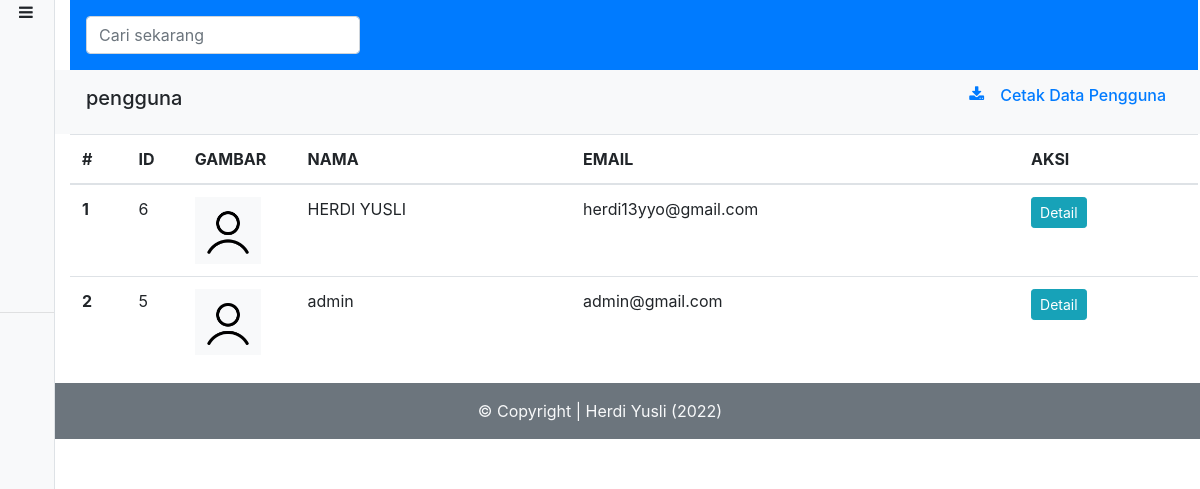
Screenshot of /admin/pengguna.php (signed in) with the database file from the repository.
### tables this page shows
CREATE TABLE `users` (
  `id_user` int(11) NOT NULL,
  `nama` varchar(191) NOT NULL,
  `email` varchar(50) NOT NULL,
  `sandi` varchar(191) NOT NULL,
  `image` varchar(191) NOT NULL,
  `role` varchar(15) NOT NULL,
  `createat` datetime NOT NULL DEFAULT current_timestamp() ON UPDATE current_timestamp(),
  `updateat` datetime DEFAULT NULL
);

### function/admin.php (called while the page is built, shortened)
<?php
require 'koneksi.php';
function pengguna()
{
    global $konek;
    $penggunas = [];
    $pengguna = mysqli_query($konek, "SELECT * FROM users ORDER BY id_user DESC");
    while ($p = $pengguna->fetch_object()) {
        $penggunas[] = $p;
    }
    $data = [
        'judul' => 'Data Pengguna | Admin',
        'pengguna' => $penggunas,
    ];
    return $data;
}

### admin/pengguna.php (the view, shortened to what this page needs)
<?php
require '../function/admin.php';
$pengguna = pengguna()['pengguna'];
require 'template_admin/header.php';
?>
<div class="row py-3 px-3 bg-light justify-content-around">
    <div class="col-sm">
        <h5 id="judul" class="text-uppsercase ">pengguna</h5>
    </div>
    <div class="col-sm">
        <a href="<?= url ?>admin/cetakPengguna.php" class="d-flex justify-content-end text-decoration-none"><i class=" fa fa-download"></i>
            <h6 class="mx-3">Cetak Data Pengguna</h6>
        </a>
    </div>
</div>
<table class="pengguna table">
    <thead>
        <tr>
            <th scope="col" style="width: 5%">#</th>
            <th scope="col" style="width: 5%">ID</th>
            <th scope="col" style="width: 10%">GAMBAR</th>
            <th scope="col">NAMA</th>
            <th scope="col">EMAIL</th>
            <th scope="col">AKSI</th>
        </tr>
    </thead>
    <tbody>
        <?php foreach ($pengguna as $key => $value) : ?>
            <tr>
                <th scope="row"><?= $key + 1 ?></th>
                <td><?= $value->id_user ?></td>
                <td>
                    <img src="<?= url ?>assets/images/user/<?= $value->image ?>" class="w-75 bg-light" alt="">
                </td>
                <td><?= $value->nama ?></td>
                <td><?= $value->email ?></td>
                <td>
                    <button type="button" class="btn btn-sm btn-info" data-toggle="modal" data-target="#detail<?= $value->id_user ?>">Detail</button>
                </td>
            </tr>
        <?php endforeach; ?>
    </tbody>
</table>
<?php require 'template_admin/footer.php' ?>

### assets/css/custom.css (style rules this page uses)
* { margin: 0; padding: 0; }

### rows the page displays
users: id_user "6", image (placeholder picture), nama "HERDI YUSLI", email "herdi13yyo@gmail.com"
users: id_user "5", image (placeholder picture), nama "admin", email "admin@gmail.com"

### other values shown
author "Herdi Yusli"
